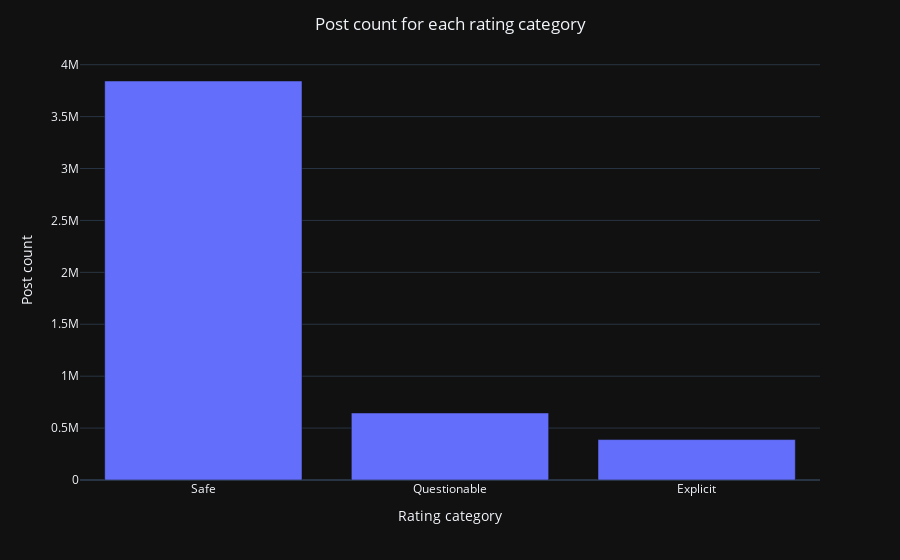

Source (notebook cell):
### Code cell
post_rating_counts_df = reindex_ratings(pd.DataFrame(post_rating_counts, index=["count"]).T)
plot("post_rating_counts", px.bar(post_rating_counts_df).update_layout(
    title="Post count for each rating category",
    xaxis_title="Rating category",
    yaxis_title="Post count",
    showlegend=False,
))

### Figure 1 — Plotly figure (JSON) as saved in the notebook; plotly's stock layout.template omitted (floating-point values rounded to 4 significant figures)
{"data": [{"alignmentgroup": "True", "hovertemplate": "variable=count<br>index=%{x}<br>value=%{y}<extra></extra>", "legendgroup": "count", "marker": {"color": "#636efa", "pattern": {"shape": ""}}, "name": "count", "offsetgroup": "count", "orientation": "v", "showlegend": true, "textposition": "auto", "x": ["Safe", "Questionable", "Explicit"], "xaxis": "x", "y": [3842956, 645706, 389406], "yaxis": "y", "type": "bar"}], "layout": {"xaxis": {"anchor": "y", "domain": [0.0, 1.0], "title": {"text": "Rating category"}}, "yaxis": {"anchor": "x", "domain": [0.0, 1.0], "title": {"text": "Post count"}}, "legend": {"title": {"text": "variable"}, "tracegroupgap": 0}, "margin": {"t": 60}, "barmode": "relative", "title": {"text": "Post count for each rating category", "x": 0.5}, "showlegend": false}}
